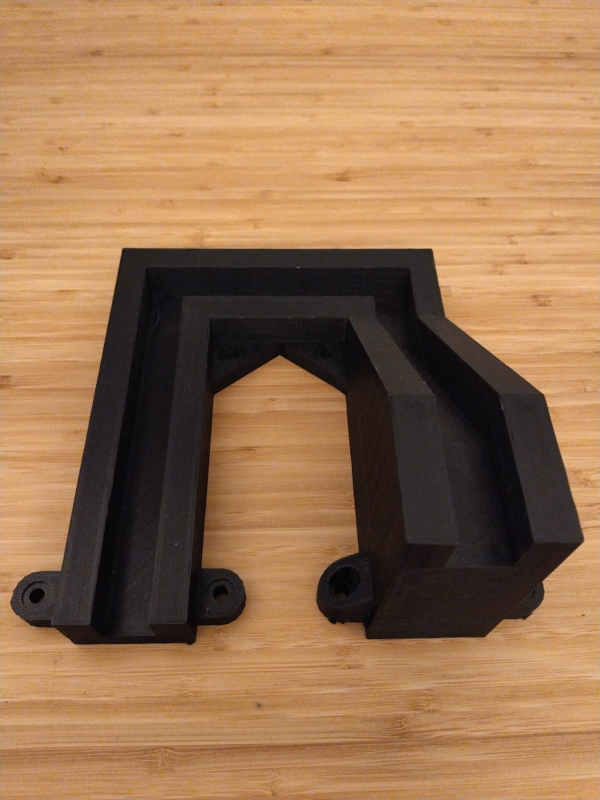
#> input picture backend/functions/experiment_photos/WhatsApp Image 2024-11-11 at 19.44.59.jpeg, 1200 x 1600 px (shown at 1/2 size)
$ python -i image_utils.py   (imports and definitions only)
#> lines starting #> are read from the running program, lines starting #| are printed output that depends on the picture; after the words box and inside, x2 and y2 are one past the last pixel; in counts of white or black regions, pixels touching at a corner belong together
import cv2
from PIL import Image

def smart_crop(image_path, output_path, size=(512, 512)):
    """
    Smartly crop the image to focus on the prominent object and resize to the specified size.

    Args:
        image_path (str): Path to the input image.
        output_path (str): Path to save the cropped image.
        size (tuple): The desired size (width, height) of the cropped image.
    """
#> called with output_path = 'out.png', size = (512, 512)
    try:
        img_cv = cv2.imread(image_path)
#> img_cv is the input picture: shape (1600, 1200, 3); mean B, G, R 81, 115.3, 153.2
        gray = cv2.cvtColor(img_cv, cv2.COLOR_BGR2GRAY)
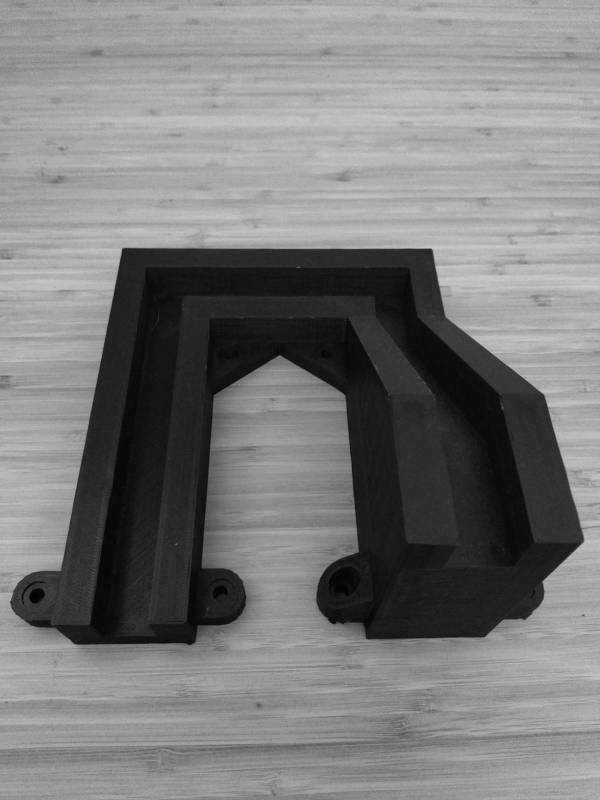
#> gray: shape (1600, 1200) (shown at 1/2 size); min 1, max 205, mean 122.7

        # Use OpenCV to find the largest contour
        blurred = cv2.GaussianBlur(gray, (5, 5), 0)
        _, thresh = cv2.threshold(blurred, 0, 255, cv2.THRESH_BINARY + cv2.THRESH_OTSU)
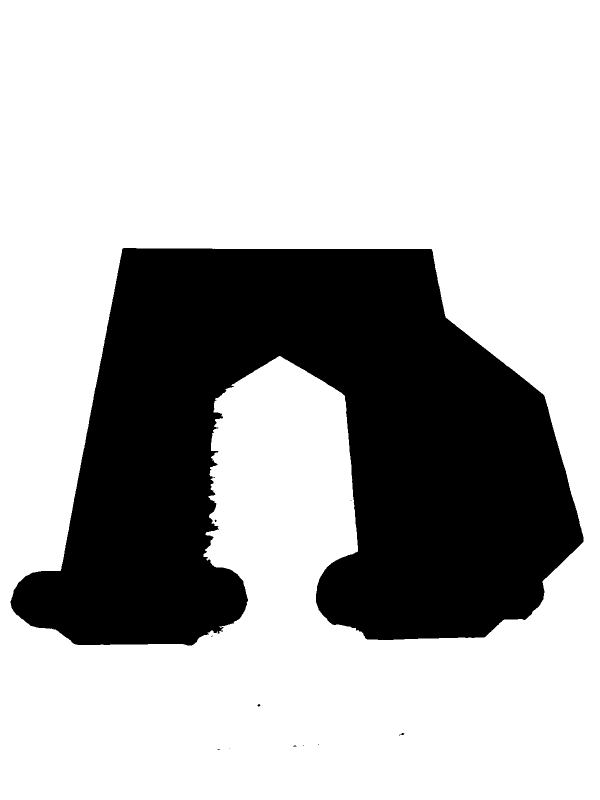
#> thresh: shape (1600, 1200) (shown at 1/2 size); 70.8% white; 11 black regions (8 under 20 px), largest, box (x1, y1, x2, y2) and area: (21, 496, 1167, 1291) 561446, (798, 1466, 809, 1471) 24, (515, 1408, 521, 1413) 20
        contours, _ = cv2.findContours(thresh, cv2.RETR_EXTERNAL, cv2.CHAIN_APPROX_SIMPLE)
#> contours = [[[0, 0], [0, 1599], [1199, 1599], [1199, 0]]]

        if contours:
            largest_contour = max(contours, key=cv2.contourArea)
#> largest_contour = [[0, 0], [0, 1599], [1199, 1599], [1199, 0]]
            x, y, w, h = cv2.boundingRect(largest_contour)
#> x = 0; y = 0; w = 1200; h = 1600
        else:
            # Fallback to center crop if no contours are found
            print(f"No prominent object detected in {image_path}, falling back to center crop.")
            with Image.open(image_path) as img:
                x, y, w, h = 0, 0, img.width, img.height

        # Expand the bounding box slightly
        margin = 0.1
        x = max(int(x - w * margin), 0)
        y = max(int(y - h * margin), 0)
        w = min(int(w * (1 + margin * 2)), img_cv.shape[1] - x)
        h = min(int(h * (1 + margin * 2)), img_cv.shape[0] - y)

        # Crop and resize
        cropped_img = img_cv[y:y+h, x:x+w]
        cropped_resized = cv2.resize(cropped_img, size)
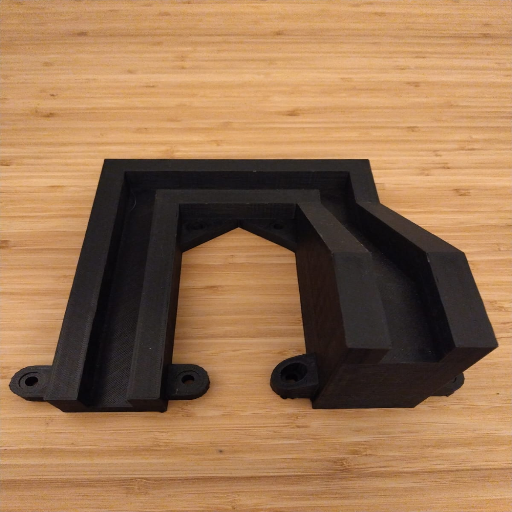
#> cropped_resized: shape (512, 512, 3); mean B, G, R 80.9, 115.2, 153.1

        # Save the processed image
        Image.fromarray(cv2.cvtColor(cropped_resized, cv2.COLOR_BGR2RGB)).save(output_path)
        print(f"Smart cropped image saved to {output_path}")
    except Exception as e:
        raise RuntimeError(f"Error during cropping: {e}")

>>> result = smart_crop('experiment_photos/WhatsApp Image 2024-11-11 at 19.44.59.jpeg', 'out.png')

$ run again, on backend/functions/experiment_photos/WhatsApp Image 2024-11-11 at 19.45.00.jpeg
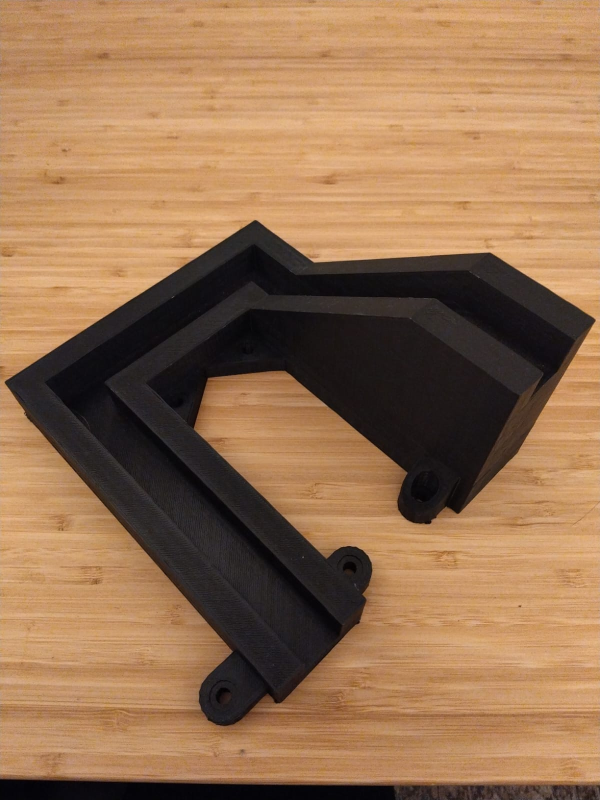
#> input picture backend/functions/experiment_photos/WhatsApp Image 2024-11-11 at 19.45.00.jpeg, 1200 x 1600 px (shown at 1/2 size)
#> in smart_crop, img_cv is the input picture: shape (1600, 1200, 3); mean B, G, R 81.3, 113.5, 150.2
#> in smart_crop, `_, thresh = cv2.threshold(blurred, 0, 255, cv2.THRESH_BINARY + cv2.THR..`:
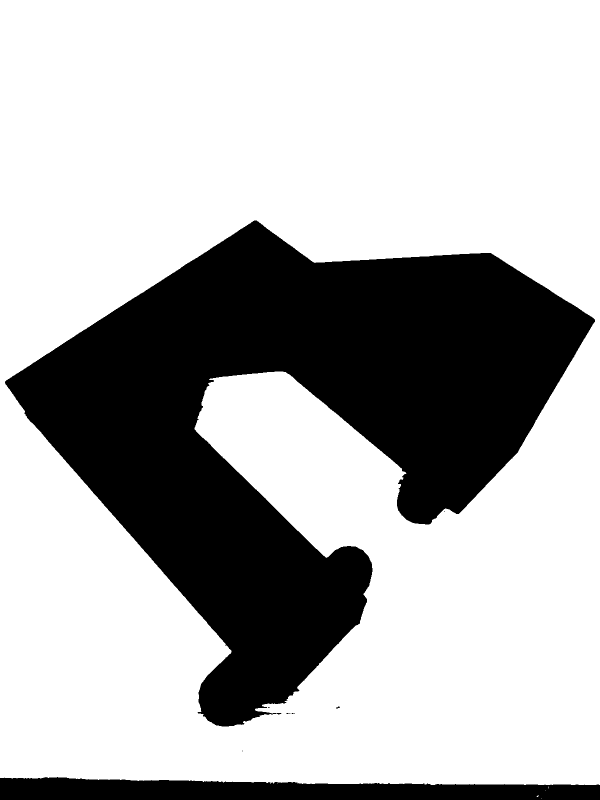
#> thresh: shape (1600, 1200) (shown at 1/2 size); 70.5% white; 8 black regions (6 under 20 px)
#> contours = 6 contours, 5 with area under 20; largest, box (x1, y1, x2, y2) and area: (0, 0, 1200, 1570) 1874564
#> largest_contour = contour of 301 points, box (x1, y1, x2, y2) (0, 0, 1200, 1570), area 1874564
#> in smart_crop, `x, y, w, h = cv2.boundingRect(largest_contour)`: x = 0; w = 1200; h = 1570
#> in smart_crop, `h = min(int(h * (1 + margin * 2)), img_cv.shape[0] - y)`: h = 1600
#> in smart_crop, `cropped_resized = cv2.resize(cropped_img, size)`:
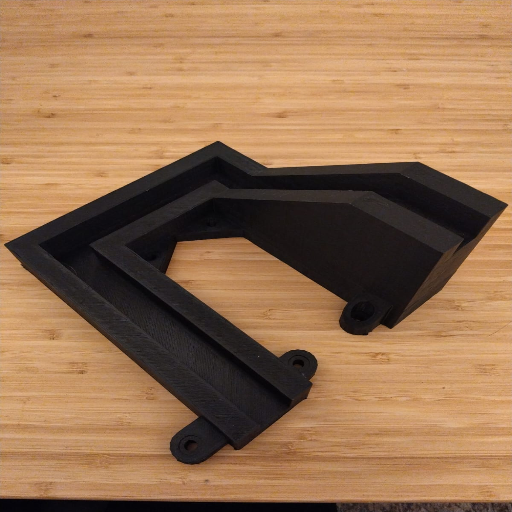
#> cropped_resized: shape (512, 512, 3); mean B, G, R 81.2, 113.4, 150.1

$ run again, on backend/functions/experiment_photos/WhatsApp Image 2024-11-11 at 19.45.01.jpeg
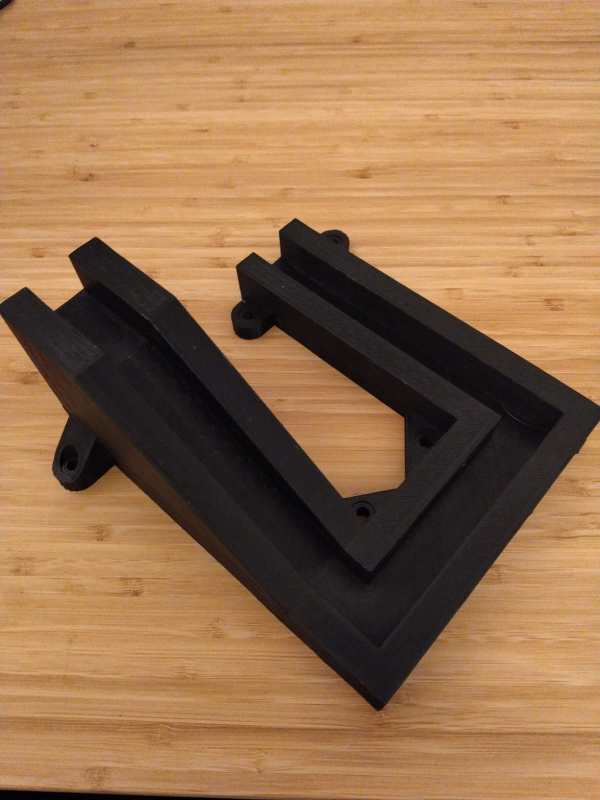
#> input picture backend/functions/experiment_photos/WhatsApp Image 2024-11-11 at 19.45.01.jpeg, 1200 x 1600 px (shown at 1/2 size)
#> in smart_crop, img_cv is the input picture: shape (1600, 1200, 3); mean B, G, R 76.7, 111.6, 149.8
#> in smart_crop, `_, thresh = cv2.threshold(blurred, 0, 255, cv2.THRESH_BINARY + cv2.THR..`:
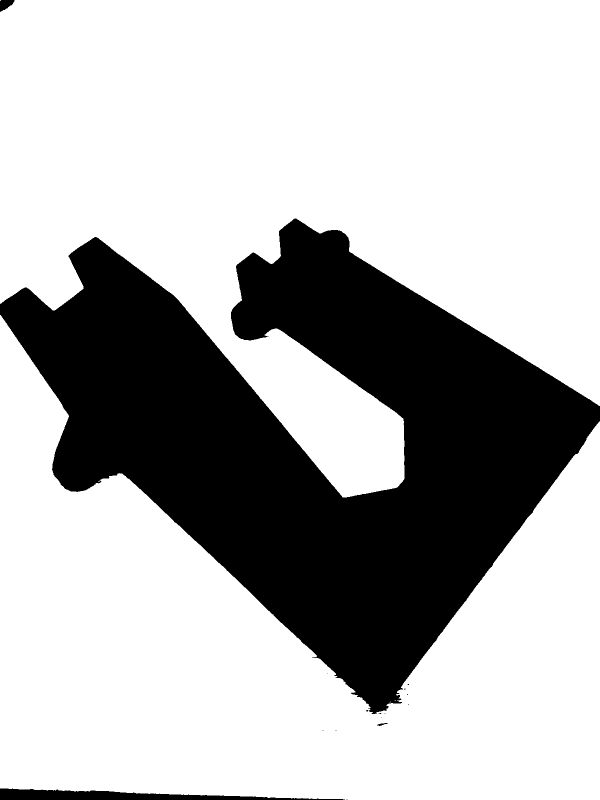
#> thresh: shape (1600, 1200) (shown at 1/2 size); 71.2% white; 16 black regions (12 under 20 px)
#> contours = 6 contours, 4 with area under 20; largest, box (x1, y1, x2, y2) and area: (0, 0, 1200, 995) 772174, (0, 630, 1200, 1600) 590365
#> largest_contour = contour of 1235 points, box (x1, y1, x2, y2) (0, 0, 1200, 995), area 772174
#> in smart_crop, `x, y, w, h = cv2.boundingRect(largest_contour)`: x = 0; w = 1200; h = 995
#> in smart_crop, `h = min(int(h * (1 + margin * 2)), img_cv.shape[0] - y)`: h = 1194
#> in smart_crop, `cropped_resized = cv2.resize(cropped_img, size)`:
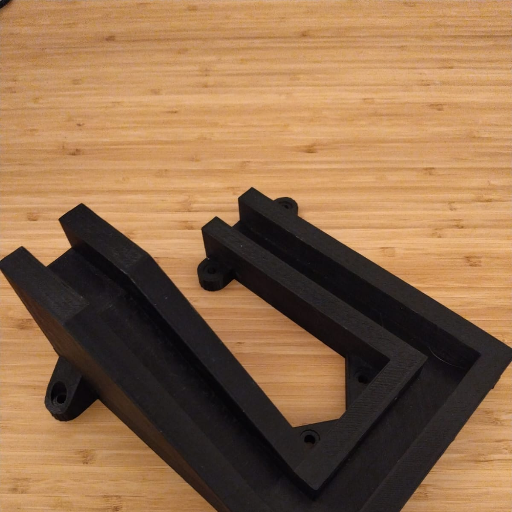
#> cropped_resized: shape (512, 512, 3); mean B, G, R 75.3, 108.3, 144.3

$ run again, on backend/functions/experiment_photos/WhatsApp Image 2024-11-11 at 19.45.00 (1).jpeg
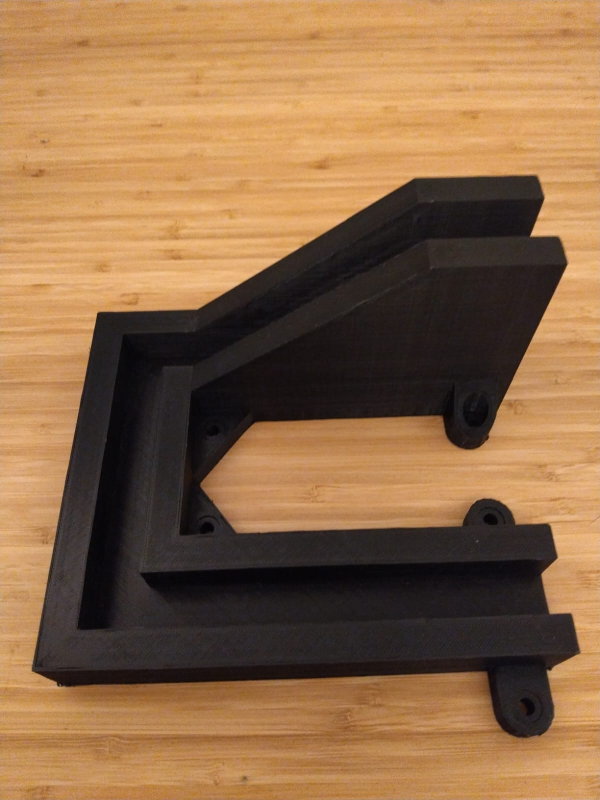
#> input picture backend/functions/experiment_photos/WhatsApp Image 2024-11-11 at 19.45.00 (1).jpeg, 1200 x 1600 px (shown at 1/2 size)
#> in smart_crop, img_cv is the input picture: shape (1600, 1200, 3); mean B, G, R 71.3, 105.9, 142.1
#> in smart_crop, `_, thresh = cv2.threshold(blurred, 0, 255, cv2.THRESH_BINARY + cv2.THR..`:
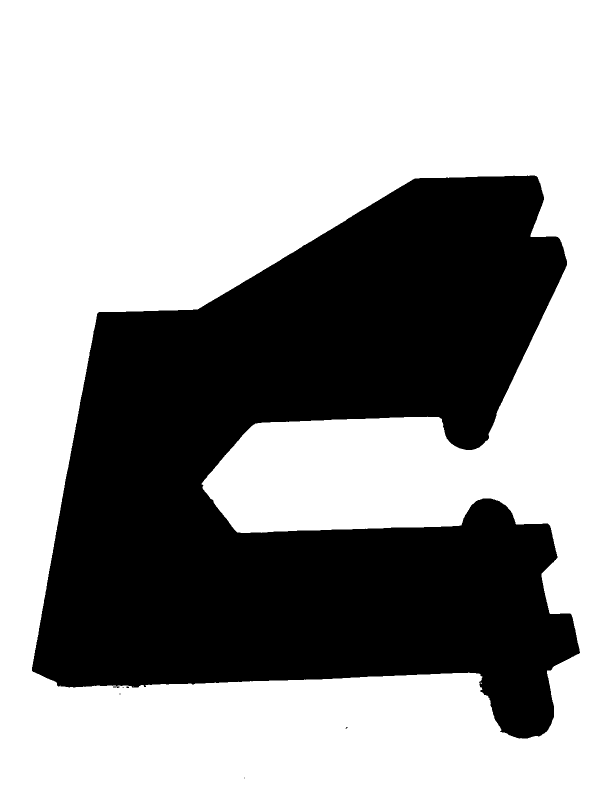
#> thresh: shape (1600, 1200) (shown at 1/2 size); 62.4% white; 7 black regions (5 under 20 px), largest, box (x1, y1, x2, y2) and area: (64, 351, 1160, 1477) 721634, (226, 1373, 239, 1376) 28
#> contours = [[[0, 0], [0, 1599], [1199, 1599], [1199, 0]]]
#> largest_contour = [[0, 0], [0, 1599], [1199, 1599], [1199, 0]]
#> x = 0; w = 1200; h = 1600
#> in smart_crop, `cropped_resized = cv2.resize(cropped_img, size)`:
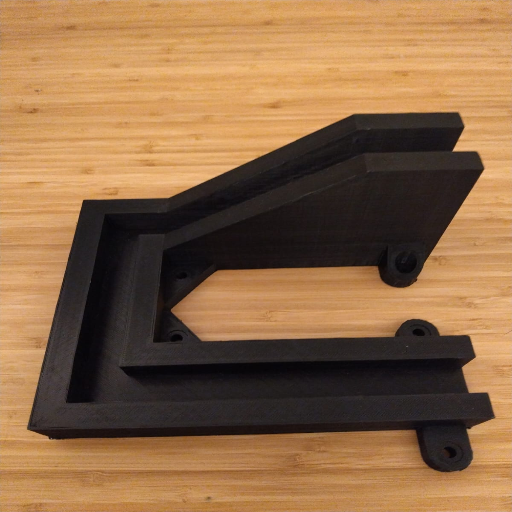
#> cropped_resized: shape (512, 512, 3); mean B, G, R 71.2, 105.8, 142
